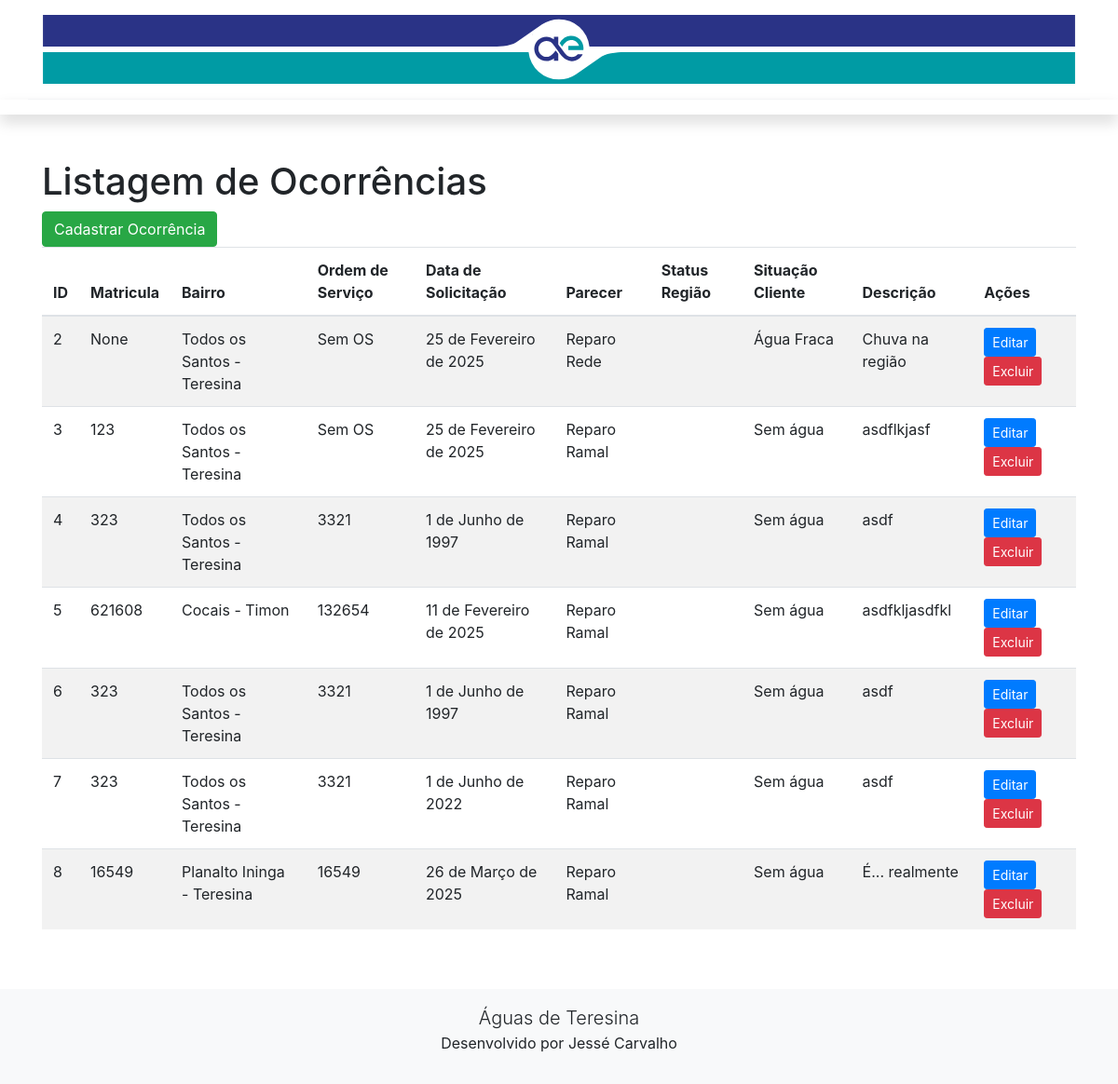
The page /lista/ on the database as committed earlier.
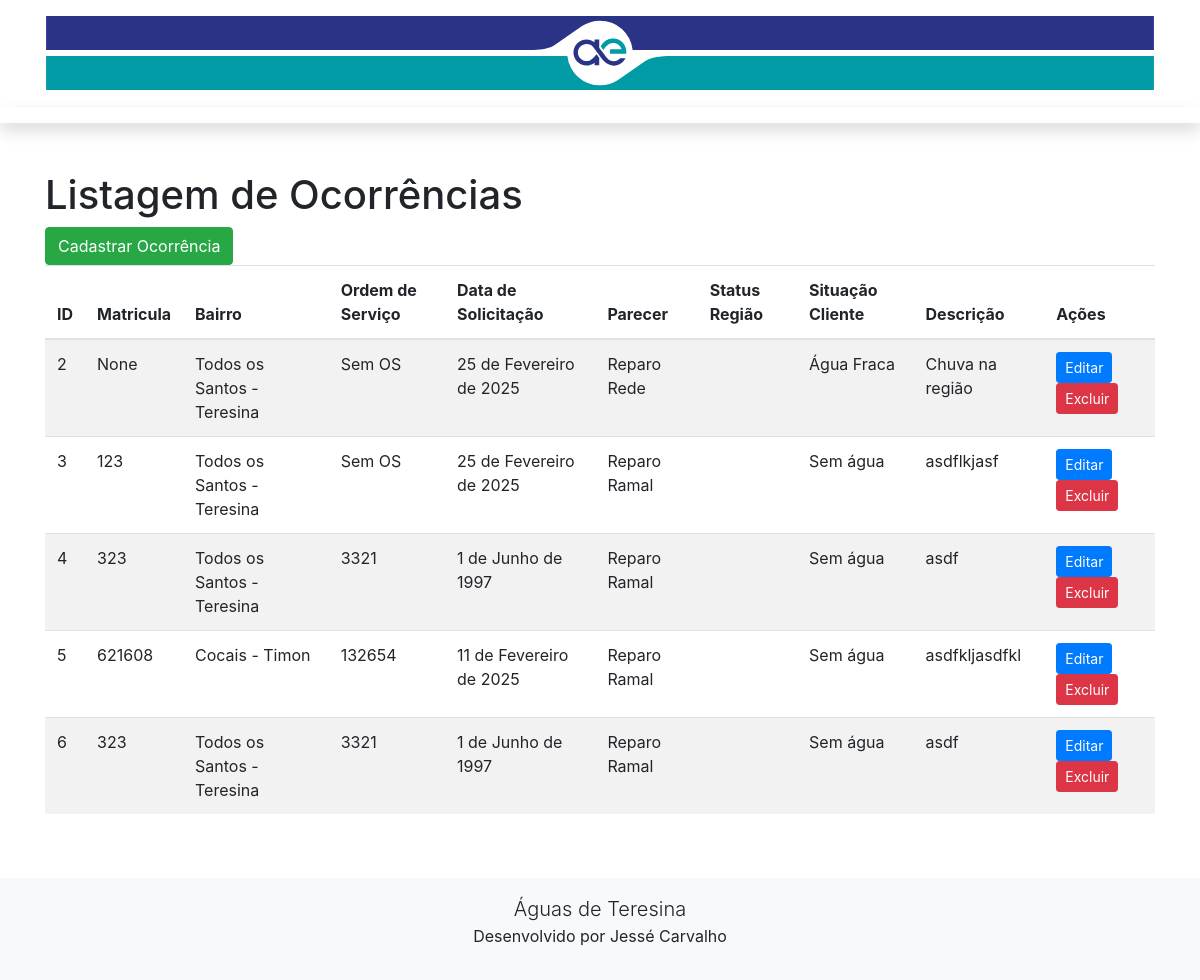
The same page on the database as committed later.
### ocorrencia/models.py (models this page shows, shortened)
class Ocorrencia(models.Model):
    ordem_de_servico = models.IntegerField(null=True, blank=True)
    matricula = models.IntegerField(null=True, blank=True)
    bairro = models.ForeignKey(Bairro, on_delete=models.CASCADE, related_name="ocorrencias", null=True, blank=True)
    data_solicitacao = models.DateField(null=True, blank=True)
    parecer = models.ForeignKey(Parecer, on_delete=models.SET_NULL, null=True, blank=True, related_name="ocorrencias")
    situacao_agua_cliente = models.ForeignKey(SituacaoAguaCliente, on_delete=models.SET_NULL, null=True, blank=True, related_name="ocorrencias")
    status_regiao = models.ForeignKey(StatusRegiao, on_delete=models.SET_NULL, null=True, blank=True, related_name="ocorrencias")
    descricao = models.TextField(null=True, blank=True)

class Bairro(models.Model):
    nome = models.CharField(max_length=100)
    unidade = models.ForeignKey(Unidade, on_delete=models.CASCADE, related_name="bairros")
    def __str__(self):
        return f"{self.nome} - {self.unidade.nome}"

class Unidade(models.Model):
    nome = models.CharField(max_length=100, unique=True)

class Parecer(models.Model):
    descricao = models.CharField(max_length=100)
    def __str__(self):
        return self.descricao

class SituacaoAguaCliente(models.Model):
    descricao = models.CharField(max_length=100)
    def __str__(self):
        return self.descricao

### ocorrencia/views.py (the view)
# urls.py: path('lista/', lista_ocorrencia, name='lista_ocorrencia'),
def lista_ocorrencia(request):
    ocorrencias = Ocorrencia.objects.all()
    return render(request, "ocorrencia/lista_ocorrencia.html", {"ocorrencias": ocorrencias})

### ocorrencia/templates/ocorrencia/lista_ocorrencia.html
{% extends 'ocorrencia/modelo.html' %}
{% load static %}
{% load crispy_forms_tags %}
{% block conteudo %}
<h1>Listagem de Ocorrências</h1>
<a href="{% url 'cadastrar_ocorrencia' %}" class="btn btn-success">Cadastrar Ocorrência</a>
<table class="table table-striped">
    <thead>
        <tr>
            <th>ID</th>
            <th>Matricula</th>
            <th>Bairro</th>
            <th>Ordem de Serviço</th>
            <th>Data de Solicitação</th>
            <th>Parecer</th>
            <th>Status Região</th>
            <th>Situação Cliente</th>
            <th>Descrição</th>
            <th>Ações</th>
        </tr>
    </thead>
    <tbody>
        {% for ocorrencia in ocorrencias %}
            <tr>
                <td>{{ ocorrencia.id }}</td>
                <td>{{ ocorrencia.matricula }}</td>
                <td>{{ ocorrencia.bairro }}</td>
                <td>{{ ocorrencia.ordem_de_servico|default:"Sem OS" }}</td>
                <td>{{ ocorrencia.data_solicitacao }}</td>
                <td>{{ ocorrencia.parecer }}</td>
                <td>{{ ocorrencia.status_regiao|default:"" }}</td>
                <td>{{ ocorrencia.situacao_agua_cliente }}</td>
                <td>{{ ocorrencia.descricao }}</td>
                <td>
                    <a href="{% url 'editar_ocorrencia' ocorrencia.id %}" class="btn btn-primary btn-sm">Editar</a>
                    <a href="{% url 'excluir_ocorrencia' ocorrencia.id %}" class="btn btn-danger btn-sm" onclick="return confirm('Tem certeza que deseja excluir?');">Excluir</a>
                </td>
            </tr>
        {% empty %}
            <tr>
                <td colspan="10">Nenhuma ocorrência cadastrada.</td>
            </tr>
        {% endfor %}
    </tbody>
</table>
{% endblock %}

Rows that differ between the two databases and show on the page:
removed Ocorrencia: id "7", matricula "323", bairro "Todos os Santos - Teresina", ordem_de_servico "3321", data_solicitacao "1 de Junho de 2022", parecer "Reparo Ramal", situacao_agua_cliente "Sem água", descricao "asdf"
removed Ocorrencia: id "8", matricula "16549", bairro "Planalto Ininga - Teresina", ordem_de_servico "16549", data_solicitacao "26 de Março de 2025", parecer "Reparo Ramal", situacao_agua_cliente "Sem água", descricao "É... realmente"
